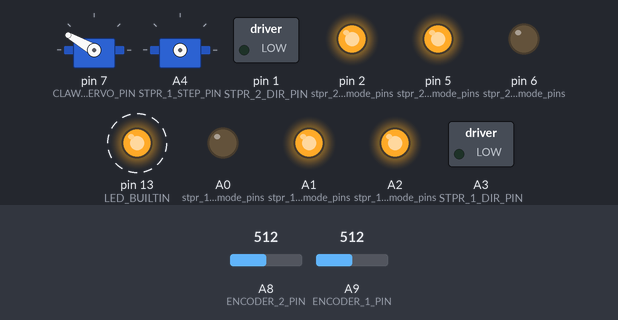
This program was run on a simulated Teensy 3. Parts: 2 × servo, switched loads named in the program (green lamp = pin HIGH), output pins drawn as LEDs (lit = HIGH). Wiring (inferred from the names in the program): servo: signal A4. Dashed ring = blinking. The inputs (shaded band) are chosen by the test bench; at power-on: A8 (ENCODER_2_PIN) = 512, A9 (ENCODER_1_PIN) = 512. The ROS host is connected and sends only what is stated; servo pulses on a pin are drawn as a servo (544–2400 µs = 0–180°); pins used as bus, display or sensor lines are not drawn.

Above: at 1.2 s.
1.3 s: A8 (ENCODER_2_PIN) set to 531
At 2.4 s:
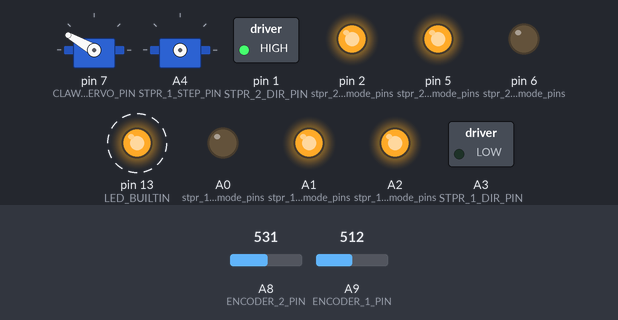
4.3 s: A9 (ENCODER_1_PIN) set to 531
At 5.4 s:
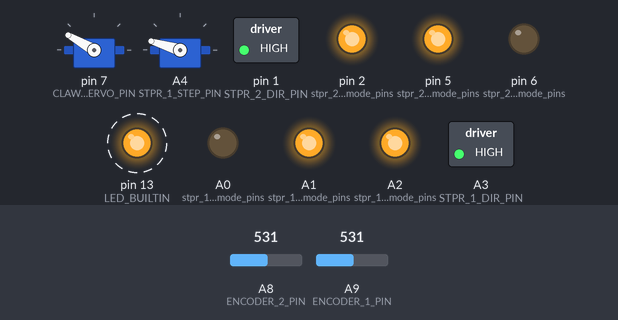
7.3 s: A8 (ENCODER_2_PIN) set to 511
At 8.3 s:
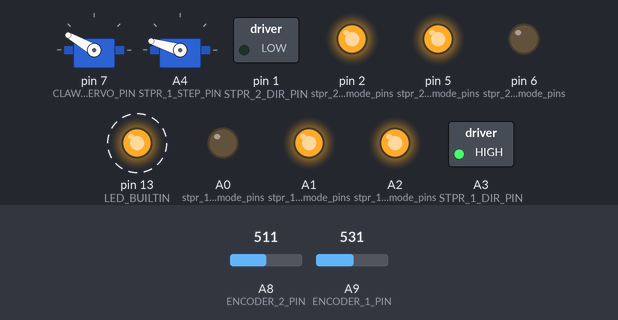
10.3 s: A8 (ENCODER_2_PIN) set to 716
At 10.75 s:
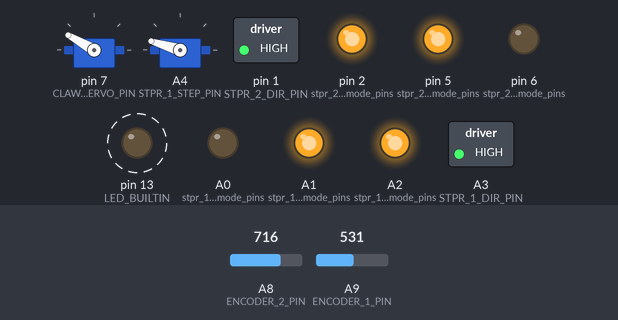
13.3 s: A8 (ENCODER_2_PIN) set to 502
At 13.75 s:
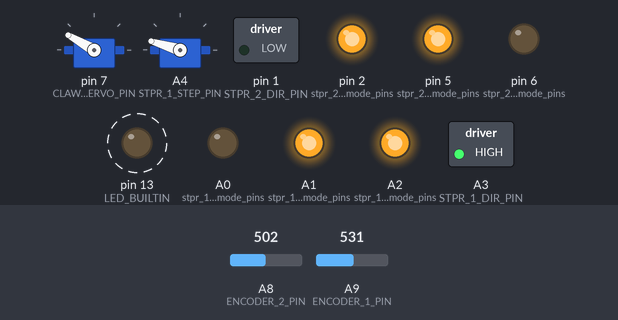
Timing chart, 0 to 17.3 s (numbered marks = the images above; inputs shaded):
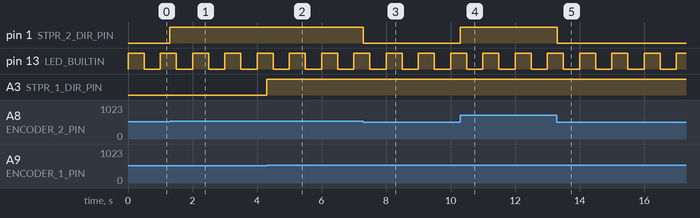

The program:

main.cpp
```cpp
// Includes
#include <Arduino.h>
#include "ros.h"
#include "sensor_msgs/JointState.h"
#include "WristStepper.h"
#include <Servo.h>


/* === Pin assignments === */
#define STPR_1_STEP_PIN 18
#define STPR_1_DIR_PIN 17
#define STPR_1_DMODE_PINS {14, 15, 16}

#define STPR_2_STEP_PIN 0
#define STPR_2_DIR_PIN 1
#define STPR_2_DMODE_PINS {6, 5, 2}

#define CLAW_SERVO_PIN 7

#define ENCODER_1_PIN A9
#define ENCODER_2_PIN A8


/* === Constants === */
#define MICROS_PER_SEC 1000000
#define ENC_TO_PITCH_GEAR_RATIO 1
#define MAX_PITCH 55                // Degrees
#define MIN_PITCH -55
#define CLAW_MIN 123
#define CLAW_MAX 180
#define ENC_TO_YAW_GEAR_RATIO 1 //Is actually 2 but leave at one for simplicity.
#define ENC_COUNTS_PER_DEG 1024 / 360

// Values of encoders when pitch and yaw are at 0.
#define ENC_1_OFFSET 145
#define ENC_2_OFFSET 158

#define BLINK_PERIOD 500000
#define PRINT_PERIOD 100000 // 10 prints per second

#define DEFAULT_P_GAIN 25

/* === Globals === */
// Constants now that may be dynamic later
const uint16_t ctrl_loop_freq = 100;
const uint32_t ctrl_loop_period = MICROS_PER_SEC / ctrl_loop_freq;  // in microseconds
const uint16_t max_step_freq = 4000;

const uint8_t stpr_1_dmode_pins[] = STPR_1_DMODE_PINS;
const uint8_t stpr_2_dmode_pins[] = STPR_2_DMODE_PINS;

uint64_t next_ctrl_loop = 0; // Micros for next control loop
uint64_t next_blink = 0;
uint64_t next_print = 0;
uint8_t blink_state = LOW;

float pitch_setpoint = 0;
float yaw_setpoint = 0;
float claw_setpoint = 0;

WristStepper* stpr_1;
WristStepper* stpr_2;
Servo claw_servo;

char printbuf[128];

// Revceived joint_state message callback
void setPositionCallback(const sensor_msgs::JointState& cmd_msg);
// Ros node handle
ros:: NodeHandle nh;
// Ros subscriber
ros::Subscriber<sensor_msgs::JointState> sub("joint_states", setPositionCallback);

// Function called by timer at twice the step frequency to drive stepper 1
void toggleStep1() {
  static bool pulse_state = LOW;
  pulse_state = !pulse_state;
  digitalWriteFast(STPR_1_STEP_PIN, pulse_state);
}

// Function called by timer at twice the step frequency to drive stepper 2
void toggleStep2() {
  static bool pulse_state = LOW;
  pulse_state = !pulse_state;
  digitalWriteFast(STPR_2_STEP_PIN, pulse_state);
}

// use preset offsets to map encoder positions such that both are at 0 when pitch and yaw are at 0
int16_t getEncRelPos(uint16_t pos, uint16_t offset){
  // Map relative positions to (0,1023)
  int16_t rel_pos = pos - offset;
  if(rel_pos < 0) rel_pos += 1024;
  return rel_pos;
}

// Calculate the pitch based on current encoder positions
float getWristPitch(){
  int16_t enc_1_rel_pos = getEncRelPos(stpr_1->getEncoderPos(), ENC_1_OFFSET);
  int16_t enc_2_rel_pos = getEncRelPos(stpr_2->getEncoderPos(), ENC_2_OFFSET);

  // if encoder difference is greater than 512, one must have looped around.
  // Add 1024 to the lower one.
  if(abs(enc_1_rel_pos - enc_2_rel_pos) > 512){
    if(enc_1_rel_pos > enc_2_rel_pos){
      enc_2_rel_pos += 1024;
    }else{
      enc_1_rel_pos += 1024;
    }
  }

  // As pitch increases, one encoder increases while the other decreases. Pitch is half the difference of the encoder values.
  float pitch = ((enc_1_rel_pos - enc_2_rel_pos) / 2.0) * (360.0/1024);
  return pitch;
}

// Calculate yaw based on current encoder positions
float getWristYaw(){
  int16_t enc_1_rel_pos = getEncRelPos(stpr_1->getEncoderPos(), ENC_1_OFFSET);
  int16_t enc_2_rel_pos = getEncRelPos(stpr_2->getEncoderPos(), ENC_2_OFFSET);

  // if encoder difference is greater than 512, one must have looped around.
  // Add 1024 to the lower one.
  if(abs(enc_1_rel_pos - enc_2_rel_pos) > 512){
    if(enc_1_rel_pos > enc_2_rel_pos){
      enc_2_rel_pos += 1024;
    }else{
      enc_1_rel_pos += 1024;
    }
  }

  // As yaw increases, both encoders increase. Yaw is is the average of the encoder values.
  float yaw = ((enc_1_rel_pos + enc_2_rel_pos) / 2.0) * (360.0/1024);
  if(yaw > (360)){
    yaw = yaw - (360);
  }

  return yaw * ENC_TO_YAW_GEAR_RATIO;
}

// Update control loop setpoints. Call this at fixed frequency.
bool setWrist(float yaw_setpoint, float pitch_setpoint){
  // Pitch endpoints
  if( pitch_setpoint > MAX_PITCH){
    pitch_setpoint = MAX_PITCH;
  }else if(pitch_setpoint < MIN_PITCH){
    pitch_setpoint = MIN_PITCH;
  }

  float yaw_delta_deg = yaw_setpoint - getWristYaw();
  float pitch_delta_deg = pitch_setpoint - getWristPitch();

  // Take shortest yaw path
  if(abs(yaw_delta_deg) > 360/2){
    yaw_delta_deg = (360 - abs(yaw_delta_deg)) * (yaw_delta_deg < 0 ? 1 : -1);  // opposite direction
  }

  int16_t yaw_enc_inc = yaw_delta_deg * ENC_TO_YAW_GEAR_RATIO * ENC_COUNTS_PER_DEG / 2;
  int16_t pitch_enc_inc = pitch_delta_deg * ENC_TO_PITCH_GEAR_RATIO * ENC_COUNTS_PER_DEG / 2;

  int16_t enc_1_inc = yaw_enc_inc + pitch_enc_inc;
  int16_t enc_2_inc = yaw_enc_inc - pitch_enc_inc;

  stpr_1->setPosInc(enc_1_inc);
  stpr_2->setPosInc(enc_2_inc);

  return true;
}

// Callback for JointState messages
void setPositionCallback(const sensor_msgs::JointState& cmd_msg){

  // TODO filter old/delayed

  float pitch = cmd_msg.position[3];
  float yaw = cmd_msg.position[4];
  float claw = cmd_msg.position[5];

  // Convert to degrees
  pitch = pitch * 360.0/(2*PI);
  yaw = yaw * 360.0/(2*PI);
  // claw = claw * 360.0/(2*PI);

  // Map yaw to [0, 360)
  while(yaw < 0) yaw += 360;
  while(yaw >= 360) yaw -= 360;

  // Map pitch to [-180, 180)
  while(pitch < -180) pitch += 360;
  while(pitch >= 180) pitch -= 360;

  // Map claw to [0, 2pi]
  while(claw < 0) claw += 2*PI;
  while(claw >= 2*PI) claw -= 2*PI;

  // Map claw from [0, 2pi) to [MIN, MAX)
  claw = (claw * (CLAW_MAX - CLAW_MIN) / (2 * PI)) + CLAW_MIN;

  // Claw endpoint safety
  if(claw < CLAW_MIN) claw = CLAW_MIN;
  if(claw > CLAW_MAX) claw = CLAW_MAX;

  yaw_setpoint = yaw;
  pitch_setpoint = pitch;
  claw_setpoint = claw;

}

void setup() {

  // Wait for serial node to connect
  while(!Serial);

  // Init ROS
  nh.initNode();
  nh.subscribe(sub);

  nh.loginfo("Starting...");

  // init pins
  pinMode(STPR_1_STEP_PIN, OUTPUT);
  pinMode(STPR_2_STEP_PIN, OUTPUT);
  pinMode(LED_BUILTIN, OUTPUT);

  // init steppers
  stpr_1 = new WristStepper(toggleStep1, STPR_1_DIR_PIN, stpr_1_dmode_pins, ENCODER_1_PIN);
  stpr_2 = new WristStepper(toggleStep2, STPR_2_DIR_PIN, stpr_2_dmode_pins, ENCODER_2_PIN);
  stpr_1->setMaxStepFreq(max_step_freq);
  stpr_2->setMaxStepFreq(max_step_freq);
  stpr_1->setPgain(DEFAULT_P_GAIN);
  stpr_2->setPgain(DEFAULT_P_GAIN);

  // init claw servo
  claw_servo.attach(CLAW_SERVO_PIN);

  // Initial joint states
  yaw_setpoint = getWristYaw();
  pitch_setpoint = getWristPitch();
  claw_setpoint = 150;
}

void loop() {

  uint64_t now = micros();

  // Control loop
  if(now >= next_ctrl_loop){
    next_ctrl_loop = next_ctrl_loop + ctrl_loop_period;

    setWrist(yaw_setpoint, pitch_setpoint);
    claw_servo.write(claw_setpoint);
  }

  // print loop
  if(now >= next_print && Serial){
    next_print += PRINT_PERIOD;

    snprintf(printbuf, 128, "pitch: %.2f\tsp: %.2f\tyaw: %.2f\tsp: %.2f\tclaw: %.2f\te1 rel pos: %i\te2 rel pos: %i", getWristPitch(), pitch_setpoint, getWristYaw(), yaw_setpoint, claw_setpoint, getEncRelPos(stpr_1->getEncoderPos(), ENC_1_OFFSET), getEncRelPos(stpr_2->getEncoderPos(), ENC_2_OFFSET));
    nh.loginfo(printbuf);
  }

  // LED loop
  if(now >= next_blink){
    next_blink = next_blink + BLINK_PERIOD;
    if(blink_state == HIGH){
      blink_state = LOW;
      digitalWriteFast(LED_BUILTIN, blink_state);
    }else{
      blink_state = HIGH;
      digitalWriteFast(LED_BUILTIN, blink_state);
    }
  }

  // Do the ROS stuff
  nh.spinOnce();

}
```

WristStepper.h
```cpp
/**
 * WristStepper.h
 * */

#ifndef WristStepper_h
#define WristStepper_h

#include <Arduino.h>


class WristStepper{
    public:
        WristStepper(void (toggleStep)(void), const uint8_t dir_pin, const uint8_t* dmode_pins, const uint8_t enc_pin);
        bool setSpeed(float speed);
        float setPos(uint16_t pos_setpoint); // position according to encoder (0 to 1023)
        bool setPosInc(int16_t incremental);   // Incremental position movement
        void sampleEncoder();   // Normally do not need to use as position control will manage


        uint16_t getEncoderPos() {return _encoder_pos;}
        void setPgain(float p) {_p_gain = p;}   // Proportional gain
        bool setDMode(uint8_t micro_steps);     // Set microstep resolution. Parameter is (micro)steps per step
        void setMaxStepFreq(const uint16_t max_step_freq){_max_step_freq = max_step_freq;}  // Speed limit

    private:
        IntervalTimer _timer;
        const uint8_t _dir_pin, _enc_pin;
        const uint8_t* _dmode_pins;
        uint16_t _max_step_freq;
        bool _stop_motor = false;
        uint16_t _encoder_pos, _pos_setpoint;
        float _p_gain;


        // Callback used to appease requirements of timer.begin
        // Also allows for benifit of digitalWriteFast()
        void (*_toggleStep) ();

};

#endif
```

WristStepper.cpp
```cpp
/**
 * WristStepper.cpp
 * */

#include "Arduino.h"
#include "WristStepper.h"

#define STEPS_PER_REV 200
#define MICROS_PER_SECOND 1000000
#define DEFAULT_MAX_STEP_FREQ 4000
#define DEFUALT_P_GAIN 10

// Constructor
WristStepper::WristStepper(void (toggleStep)(void), const uint8_t dir_pin, const uint8_t* dmode_pins, const uint8_t enc_pin) :
            _dir_pin(dir_pin), _enc_pin(enc_pin), _dmode_pins(dmode_pins), _toggleStep(toggleStep){

    // Set defaults
    _max_step_freq = DEFAULT_MAX_STEP_FREQ;
    _p_gain = DEFUALT_P_GAIN;

    // Set initial setpoint
    this->sampleEncoder();
    _pos_setpoint = _encoder_pos;

    // Motors are stopped
    _stop_motor = true;

    pinMode(_dir_pin, OUTPUT);
    digitalWrite(_dir_pin, LOW);
    pinMode(_enc_pin, INPUT);

    pinMode(_dmode_pins[0], OUTPUT);
    pinMode(_dmode_pins[1], OUTPUT);
    pinMode(_dmode_pins[2], OUTPUT);

    // Serial.print("Setting DMode...");
    this->setDMode(4);
    // Serial.println("...Done");
}

// Read the analog encoder value. Should not normally be called externally.
void WristStepper::sampleEncoder(){
    analogReadAveraging(20);
    _encoder_pos = analogRead(_enc_pin);
    analogReadAveraging(1);

}

// Set the microstepping mode
//      microsteps: the microsteps per full step
bool WristStepper::setDMode(uint8_t microsteps){
    // TODO implement other modes
    if(microsteps == 4){
        digitalWrite(_dmode_pins[0], LOW);
        digitalWrite(_dmode_pins[1], HIGH);
        digitalWrite(_dmode_pins[2], HIGH);
        return true;
    }else{
        return false;
    }

}

// Drive stepper at constant frequency. Does not use encoders.
//      speed: value from -1 to 1
bool WristStepper::setSpeed(float speed){
    float step_freq;
    uint8_t dir;
    if(speed == 0){
        step_freq = 0;
        _stop_motor = true;
        _timer.end();
    }else{
        step_freq = abs(speed) * _max_step_freq;
        dir = (speed > 0) ? HIGH : LOW;
        digitalWrite(_dir_pin, dir);

        if(_stop_motor){
            _stop_motor = false;
            _timer.begin(_toggleStep, MICROS_PER_SECOND / (step_freq * 2.0));
        }else{
            _timer.update(MICROS_PER_SECOND / (step_freq * 2.0));
        }
    }
    return true;
}

// Run position control loop.
//      pos_setpoint: encoder value to target
//      return: the resulting step frequency
float WristStepper::setPos(uint16_t pos_setpoint){

    if(pos_setpoint > 1023) return false;

    _pos_setpoint = pos_setpoint;
    this->sampleEncoder();
    int16_t error = pos_setpoint - _encoder_pos;

    // Take the shortest path
    if(abs(error) > (1024)/2){
        error = (1024 - abs(error)) * (error < 0 ? 1 : -1); // Go the opposite direction
    }

    float step_freq;

    if(abs(error) <= 1){
        step_freq = 0;
        _stop_motor = true;
        _timer.end();
    }else{
        step_freq = abs(error * _p_gain);
        digitalWrite(_dir_pin, (error > 0) ? LOW : HIGH); //TODO check that this would decrease error

        // Limit to max speed
        if(step_freq > _max_step_freq){
            step_freq = _max_step_freq;
        }

        if(_stop_motor){
            _stop_motor = false;
            _timer.begin(_toggleStep, MICROS_PER_SECOND / (step_freq * 2.0));
        }else{
            _timer.update(MICROS_PER_SECOND / (step_freq * 2.0));
        }
    }

    return step_freq;
}

// Set target encoder position relative to current position
//      incremental: encoder counts to move relative to current position.
bool WristStepper::setPosInc(int16_t incremental){

    // incrementals greater than 1023 should be OK
    int16_t setpoint = (this->getEncoderPos() + incremental) % 1024; // 1025 -> 1
    while(setpoint < 0){
         setpoint += 1024;  // -1 -> 1023
    }

    // Set position
    this->setPos(setpoint);

    return true;
}
```

Measured:
- the behaviour switches between 513 and 514 on A8 (ENCODER_2_PIN) (found by bisection; images 0 and 1)
- the behaviour switches between 513 and 514 on A9 (ENCODER_1_PIN) (found by bisection; images 1 and 2)
- after the input at 1.3 s, pin 1 (STPR_2_DIR_PIN): LOW → HIGH at once
- after the input at 4.3 s, A3 (STPR_1_DIR_PIN): LOW → HIGH at once
- after the input at 7.3 s, pin 1 (STPR_2_DIR_PIN): HIGH → LOW at once
- after the input at 10.3 s, pin 1 (STPR_2_DIR_PIN): LOW → HIGH at once
- after the input at 13.3 s, pin 1 (STPR_2_DIR_PIN): HIGH → LOW at once
- by itself, pin 13 (LED_BUILTIN): alternates HIGH for 0.50 s and LOW for 0.50 s
